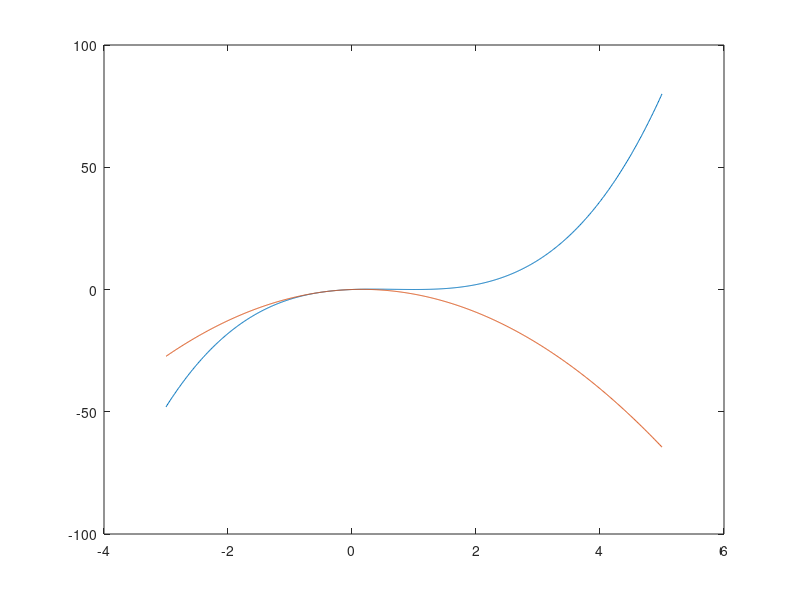
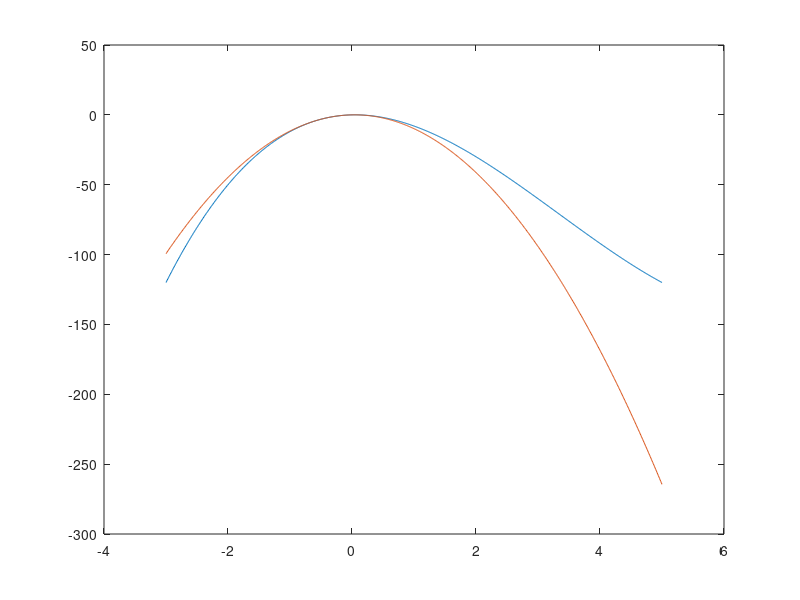

MATLAB code to generate these figures, in order:
% % delta0 = zeros(9,1);
% % delta1 = zeros(9,1);
% % count = 0;
% % for n = 10:10:100
% %     count = count + 1;
% %     A = eye(n);
% %     A(:,n) = 1;
% %     for i = 1 : n
%         for j = 1 : (i-1)
% %             A(i,j) = -1;
% %         end
% %     end
% %     b = zeros(n,1);
% %     result = zeros(n,1);
% %     for i = 1 : n
% %         b(i) = (i-1)/n;
% %         result(i) = -1/n;
% %     end
% %     b(n) = 1;
% %     result(n) = 1/n;
% % 
% %     [LR,p] = LR_Decomp(A);
% %     x = LR_Solve(LR,p,b);
% %     x1 = lr_nachiteration(A,LR,p,b,10);
% %     delta0(count) = norm(x-result)/norm(result);
% %     delta1(count) = norm(x1-result)/norm(result);
% % end
% % N = 10:10:100;
% % figure
% % semilogy(N,delta0);
% % hold on
% % semilogy(N,delta1);
% % legend('delta0','delta1');
% % 
% % n = 3;
% % p = 1:n;
% % M = n*mod(p'+p-(n+3)/2,n) + mod(p'+2*p-2,n) + 1;
% 
% 
% 
% % bg = [0 0 85] ;
% % fg = [255 255 255];
% % sz = get(0,'screensize');
% % rand('state',0)
% % X = finitefern(500000,sz(4),sz(3));
% % d = fg - bg;
% % R = uint8(bg(1) + d(1)*X);
% % G = uint(bg(2) + d(2)*X);
% % B = uint(bg(3) + d(3)*X);
% % F = cat(3,R,G,B);
% % % imwrite(F,'myfern.png','png','bitdepth',8);
% % 
% % 
% % A = [21,-51,86;0,-25,62;28,32,-77]
% % res = houseQR(A)
% % G1 = [3/5 0 4/5; 0 1 0;-4/5 0 3/5]
% % G2 = [1 0 0; 0 -5/13 12/13; 0 -12/13 -5/13]
% % G2*G1*A
% % 
% % format long;
% % [K,T] = arrhenius_data();
% % R = 8.314;
% % E1 = 2.75e5;
% % A1 = arrhenius_A(K,T,E1);
% % [A2,E2] = arrhenius_AE(K,T);
% % 
% % plot(T,K,'.');
% % hold on;
% % f1 = arrayfun(@(x) A1*exp(-E1/(R*x)),T);
% % f2 = arrayfun(@(x) A2*exp(-E2/(R*x)),T);
% % plot(T,f1);
% % plot(T,f2);
% % xlabel('T');
% % ylabel('K');
% % legend('data','f1','f2');
% % figure(2);
% % semilogy(T,K,'.');
% % hold on;
% % semilogy(T,f1);
% % semilogy(T,f2);
% % xlabel('T');
% % ylabel('K');
% % legend('data','f1','f2');
% % figure(3);
% % T1 = arrayfun(@(x) 1000/x,T);
% % semilogy(T1,K,'.');
% % hold on;
% % semilogy(T1,f1);
% % semilogy(T1,f2);
% % xlabel('1000/T');
% % ylabel('K');
% % legend('data','f1','f2');
% % 
% % norm(K-f1)^2
% % norm(K-f2)^2
% 
% 
% % x = 0 : 1 : 10;
% % y = 0 : 0.1 : 10;
% % z1 = sin(2*3*pi/5*x);
% % z2 = sin(2*3*pi/5*y);
% % plot(x,z1,'o');
% % hold on
% % plot(y,z2);
% % %
% % z3 = sin(-2*2*pi/5*x);
% % hold on;
% % plot(x,z3,'*');
% % plot(y,z4);
% 
% % n = 4
% % A = magic(n)
% % p = randperm(n)
% % q = randperm(n)
% % A = A(p,q)
% % sum(A)
% % sum(A')'
% % sum(diag(A))
% % sum(diag(flipud(A)))
% % rank(A)
% 
% 
% % A = [3,7;0,12;4,1]
% % b = [10;1;5]
% % QR = houseQR(A)
% % [x,res] = houseQR_Solve(QR,b)
% 
% % 
% % delta = 1e-6;
% % A = [sqrt(2),sqrt(2);sqrt(2)+delta, sqrt(2);delta,0;0,delta]
% % b = [2*sqrt(2);2*sqrt(2)+delta;delta;delta]
% % QR = houseQR(A)
% % [x,res] = houseQR_Solve(QR,b)
% % norm(A*x-b)
% % x1 = A\b
% % 
% % Loes = [1;1]
% % norm(Loes - x)/norm(Loes)
% % x2 = (A'*A)\(A'*b)
% % norm(Loes - x2)/norm(Loes)
% 
% 
% % N = 7;
% % N1 = 2;
% % index = floor(N/2);
% % k = -index : index;
% % A = k;
% % for i = 1 : N
% %     if k(i) ~= 0
% %         A(i) = 1/N*(sin(2*pi*k(i)*(N1 + 1/2)/N)/sin(pi*k(i)/N))^2;
% %     end
% % end
% % A(index + 1) = (2*N1+1)^2/N;
% % x = -index : index;
% % y = x;
% % for j = 1 : N
% %     sum = 0;
% %     for i = (index + 2) : N
% %         sum = sum + A(i) * 2 * cos(2*pi/N*k(i)*x(j));
% %     end
% %     sum = sum + A(index + 1);
% %     y(j) = sum;
% % end
% % 
% % k = 1;
% % X = (-index - k * N) : (index + k * N);
% % Y = repmat(y,1,(2*k+1));
% % 
% % 
% % stem(X,Y);
% 
% % a = 0.7
% % bb = [1, -a]; %-- Filter Coefficients
% % ww = -2*pi:(pi/100):2*pi; %-- omega hat
% % HH = freqz(1,bb, ww); %<--freekz.m is an alternative
% % subplot(2,1,1);
% % plot(ww, abs(HH))
% % subplot(2,1,2);
% % plot(ww, angle(HH))
% % xlabel('Normalized Radian Frequency')
% 
% % A = [2 1;1 2]
% % theta = [0:2*pi/50:2*pi];
% % circle = [cos(theta);sin(theta)];
% % ellipse = A*circle;
% % axis([-4 4 -4 4]); axis('square')
% % plot(circle(1,:),circle(2,:),ellipse(1,:),ellipse(2,:))
% 
% % figure(2)
% % H = [ -6 -6 -7 0 7 6 6 -3 -3 0 0 -6;-7 2 1 8 1 2 -7 -7 -2 -2 -7 -7]
% % A = [0,1;1,0];
% % HH = A * H;
% % x = HH(1,:)'; y = HH(2,:)';
% % axis([-10 10 -10 10]);axis('square')
% % plot(x,y,'o',x,y,'-')
% 
% 
% 
% % alpha = -1/3;miu = 2 * 4*pi*1e-7;epsilon = 8*8.854*1e-12;
% % omega = 1e08;
% % temp = ((alpha/omega)^2/(miu*epsilon/2)+1)
% % beta = omega*sqrt((miu*epsilon/2*(temp + 1)))
% % thet = sqrt(temp^2 - 1)
% % sqrt(miu/epsilon)/sqrt(temp)
% % atan(thet)/2 * 180 / pi
% 
% 
% % N = 10;
% % Res = zeros(N + 1,5);
% % a0 = 2.5;
% % a_prev = a0;
% % a_pp = a_prev;
% % a = sqrt(5);
% % Res(1,1) = a0;
% % Res(1,5) = a - a0;
% % for i = 2 :  (N + 1)
% % %     a_next = 1 + a_prev - 1/5 * a_prev^2;
% %     a_next = 1/2*(a_prev + 5/a_prev);
% %     Res(i,1) = a_next;
% %     if i > 2 
% %         Res(i,2) = (a_next - a_prev)/(a_prev - Res(i-2,1));
% %         Res(i,3) = Res(i,2)/(1 - Res(i,2)) * (a_next - a_prev);
% %     end
% %     Res(i - 1, 4) = a_next - a_prev;
% %     Res(i,5) = a - a_next;
% %     a_prev = a_next;
% % end
% % Res
% 
% % a0 = 1.2;
% % a1 = atan(2*a0);
% % a_prev= a0;
% % a = a1;
% % L = 2/5;
% % err = L/(1 - L) * (a - a_prev);
% % while err > 1e-4
% %     a_prev = a;
% %     a = atan(2 * a_prev);
% %     err = L/(1 - L) * (a - a_prev);
% %     disp(a);
% %     disp(err);
% % end
% % 
% % x0 = 4;
% % x_prev = x0;
% % f = @(x) cos(x) + exp((x - pi)^2);
% % df = @(x) -sin(x) + 2*(x - pi)*exp((x - pi)^2);
% % for i = 1 : 3
% %     
% %     x_ne = x_prev - 2 * f(x_prev)/df(x_prev);
% %     x_prev = x_ne
% %     f(x_ne)
% % end
% 
% % delta_t = 0.15;
% % f1 = @(t) t;
% % f2 = @(t) exp(t);
% % f3 = @(t) t^3;
% % f4 = @(t) sin(t);
% % A = zeros(6,3);
% % AHat = zeros(6,4);
% % x = [1.2,0.6,0.6]'
% % xHat = [1.2,0.6,1.6,0.9]'
% % b = zeros(6,1);
% % bHat = zeros(6,1);
% % for i = 1 : 6
% %     A(i,:) = [f1(delta_t*i),f2(delta_t*i),f3(delta_t*i)];
% %     AHat(i,:) = [f1(delta_t*i),f2(delta_t*i),f3(delta_t*i),f4(delta_t*i)];
% %     b(i,1) = x(1)*f1(delta_t * i) + x(2) * f2(delta_t * i) + x(3) * f3(delta_t * i);
% %     bHat(i,1) = xHat(1)*f1(delta_t * i) + xHat(2) * f2(delta_t * i) + xHat(3) * f3(delta_t * i) + xHat(4) * f4(delta_t * i);
% % end
% % A
% % AHat
% % A*x - b
% % AHat * xHat - bHat
% % cond(A)
% % cond(AHat)
% % 
% % delta_b1 = 1e-2 * [1,0,-1,-1,-0.5,1]'
% % delta_b2 = 1e-2 * [-1,1,1,-0.5,-2,1]'
% % b = b + delta_b1
% % bHat = bHat + delta_b2
% % xnew = A\b
% % xnew = (A'*A)\(A'*b)
% % 
% % xHatnew = (AHat'* AHat)\(AHat' * bHat)
% % rel1 = norm(x - xnew)/norm(x)
% % rel2 = norm(xHat - xHatnew)/norm(xHat)
% % 
% % [U,S,V] = svd(A)
% % [UHat,SHat,VHat] = svd(AHat)
% % 
% % b_cord = U\delta_b1
% % bHat_cord = UHat\delta_b2
% 
% 
% 
% x = 0: 0.01 : 3;
% % y = x.^4 - x -1;
% % z = x * 0;
% % plot(x,y,x,z)
% f1 = @(x) x^4 - 1;
% f2 = @(x) (x + 1)^(1/4);
% f3 = @(x) (3*x^4 + 1)/(4*x^3 - 1);
% % x0 = 0.9;
% % y1 = zeros(1,10);
% % y2 = zeros(1,10);
% % y3 = zeros(1,10);
% % y1(1) = x0;
% % y2(1) = x0;
% % y3(1) = x0;
% % for i = 1 : 9
% %     y1(i + 1) = f1(y1(i)); 
% %     y2(i + 1) = f2(y2(i)); 
% %     y3(i + 1) = f3(y3(i)); 
% % end
% % y1
% % y2
% % y3
% 
% % syms F2(x) F3(x)
% % F2(x) = (x + 1)^(1/4);
% % df2 = diff(F2,x);
% % F3(x) = (3*x^4 + 1)/(4*x^3 - 1);
% % df3 = diff(F3,x);
% % L2 = abs(eval(df2(1.2207)))
% % L22 = abs(eval(df2(0.9)))
% % L3 = abs(eval(df3(1.2207)))
% % L33 = abs(eval(df3(0.9)))
% % y2_Ak = zeros(1,10);
% % y2_diff = zeros(1,10);
% % y3_Ak = zeros(1,10);
% % y3_diff = zeros(1,10);
% % 
% % for i = 3 : 10
% %     
% %     y2_Ak(i) = (y2(i)-y2(i-1)) / (y2(i-1) - y2(i-2));
% %     y2_diff(i) = y2_Ak(i)/(1 - y2_Ak(i)) * (y2(i) - y2(i-1));
% %     y3_Ak(i) = (y3(i) - y3(i-1)) / (y3(i-1) - y3(i-2));
% %     y3_diff(i) = y3_Ak(i)/(1 - y3_Ak(i)) * (y3(i) - y3(i-1));
% %     
% % end
% % semilogy([3:10],y2_Ak(3:10))
% % semilogy([3:10],y3_Ak(3:10))
% 
% % f = @(x) cos(x)*cosh(x) + 1
% % x0 = 2.25;
% % f1 = @(x) -sin(x)*cosh(x) + cos(x)*sinh(x)
% % x1 = zeros(1,5);
% % x2 = zeros(1,5);
% % x1(1) = x0;
% % x2(1) = x0;
% % for i = 2 : 5
% %     x1(i) = x1(i-1) - f(x1(i-1))/f1(x1(i-1));
% %     x2(i) = x2(i-1) - f(x2(i-1))/f1(x2(i-1)) - 1/(2*(f1(x2(i-1)))^2) * (f(x2(i-1)))^2;
% % end
% % x1
% % x2
% 
% % x0 = [1;1]
% % F = @(x1,x2) [f1(x1,x2);f2(x1,x2)]
% % b = F(x0(1),x0(2))
% % dF = diff(F,[x1,x2])
% 
% 
% 
% % 
% % %CN01.m
% % 
% % % V/I connections for a resistor, capacitor and inductor
% % % Finite Difference Method for circuit anlysis
% % 
% % % Ian Cooper
% % % email: ian.cooper@sydney.edu.au
% % % School of Physics, University of Sydney
% % 
% % % DOING PHYSICS WITH MATLAB 
% % %    http://www.physics.usyd.edu.au/teach_res/mp/mphome.htm
% % % 180121
% % 
% % clear all
% % close all
% % clc
% % 
% % % INPUTS: S.I. UNITS ====================================================
% %   R = 1.0e3;
% %   C = 1e-6;
% %   L = 10e-3;
% %   IR = 0.10;
% %   IC = 0.10;
% %   VL = 10;
% %   f = 1e3;
% %   N = 200;
% % 
% % % CALCULATIONS ==========================================================  
% %   T = 1/f;
% %   w = 2*pi*f;
% %   tMax = 2*T;
% %   t = linspace(0,tMax,N);
% %   dt = t(2)-t(1);
% %   
% %   iR = IR.*cos(w*t);
% %   vR = R .* iR;
% %   
% %   kC = 2*dt/C;
% %   iC = IC.* cos(w*t);
% %   vC = zeros(1,N);
% %   vC(2) = vC(1)+(dt/C)*iC(1);
% %   
% %   kL = 2*dt/L;
% %   vL = VL .* sin(w*t);
% %   iL = zeros(1,N);
% %   iL(2) = iL(1)+(dt/L)*vL(1);
% % 
% % for c = 3 : N-1
% %  vC(c) = vC(c-2) + kC*iC(c-1);
% %  iL(c) = iL(c-2) + kL*vL(c-1);
% %  %iL(c) = iL(c-1)+(dt/L)*vL(c-1);
% % end
% %  
% %  iL = iL - max(iL)/2;   % not sure why need to shift the current
% %  
% % % Peak values /Impedances / reactances
% %   VR = max(vR);
% %   IR = max(iR);
% %   VC = max(vC);
% %   IC = max(iC);
% %   VL = max(vL);
% %   IL = max(iL);
% % 
% %   ZR = VR/IR;        % resistance
% %   ZC = VC/IC;        % capacitive reactance
% %   ZL = VL/IL;        % inductive reactance
% % 
% % % Theorteical values for impedance
% %   ZR_T = VR/IR;
% %   ZC_T = 1/(w*C);
% %   ZL_T = w*L;
% % 
% % 
% % % =====================================================================
% % %   DISPLAY RESULTS
% % % =====================================================================
% %      fprintf(' input frequency    f =  %3.2f   Hz \n',f);
% %      disp('  ') 
% % disp(' RESISTOR  ');
% %      fprintf(' resistance   R =  %3.2f   ohms \n',R);
% %      fprintf(' peak voltage VR =  %3.2f  V  \n',VR);
% %      fprintf(' peak current IR =  %3.2f  mA  \n',1e3*IR);
% %      fprintf(' impedance    ZR =  %3.2f  ohms  \n',ZR);
% %      fprintf(' theoretical impedance ZR_T =  %3.2f ohms \n',ZR_T);
% %      disp('  ') 
% % disp('  CAPACITOR  ');
% %      fprintf(' capacitance  C =  %3.2e  F \n',C);
% %      fprintf(' peak voltage VC =  %3.2f  V  \n',VC);
% %      fprintf(' peak current IC =  %3.2f  mA  \n',1e3*IC);
% %      fprintf(' impedance    ZC =  %3.2f  ohms  \n',ZC);
% %      fprintf(' theoretical impedance ZC_T =  %3.2f ohms \n',ZC_T);
% %      disp('  ') 
% % disp('  INDUCTOR  ');
% %      fprintf(' inductance   L =  %3.2e  H \n',L);
% %      fprintf(' peak voltage VL =  %3.2f  V  \n',VL);
% %      fprintf(' peak current IL =  %3.2f  mA  \n',1e3*IL);
% %      fprintf(' impedance    ZL =  %3.2f  ohms  \n',ZL);
% %      fprintf(' theoretical impedance ZL_T =  %3.2f ohms \n',ZL_T);
% %      
% % % ======================================================================
% % % GRAPHICS
% % % ======================================================================
% % 
% % figure(1)    % RESISTOR ------------------------------------------------
% %    FS = 14;
% %    pos = [0.07 0.05 0.28 0.32];
% %    set(gcf,'Units','normalized');
% %    set(gcf,'Position',pos);
% %    set(gcf,'color','w'); 
% %       
% %    yyaxis left 
% %    xP = 1e3.*t; yP = vR;
% %    plot(xP,yP,'b','linewidth',2');
% %    grid on
% %    xlabel('time  t  [ms]');
% %    ylabel('v_R  [ V ]');
% %    
% %    
% %    ax = gca;
% %    ax.YAxis(1).Color = 'b';
% %    set(gca,'fontsize',FS);
% %    set(gca,'xLim',[0 1e3*max(t)]);
% %    
% %    yyaxis right
% %    xP = 1e3.*t; yP = iR.*1e3;
% %    plot(xP,yP,'r--','linewidth',2');
% %    ylabel('i_R  [ mA ]');
% %    ax = gca;
% %    ax.YAxis(2).Color = 'r';
% %    
% %    tm  = ' RESISTOR: voltage and current in phase'; 
% %    title(tm,'fontweight','normal','fontsize',12);
% % 
% % 
% % figure(2);  % CAPACITOR -------------------------------------------------
% %    FS = 14;
% %    pos = [0.37 0.05 0.28 0.32];
% %    set(gcf,'Units','normalized');
% %    set(gcf,'Position',pos);
% %    set(gcf,'color','w'); 
% %       
% %    yyaxis left 
% %    xP = 1e3.*t; yP = vC;
% %    plot(xP,yP,'b','linewidth',2');
% %    grid on
% %    xlabel('time  t  [ms]');
% %    ylabel('v_C  [ V ]');
% %     
% %    ax = gca;
% %    ax.YAxis(1).Color = 'b';
% %    set(gca,'fontsize',FS);
% %    set(gca,'xLim',[0 1e3*max(t)]);
% %    
% %    yyaxis right
% %    xP = 1e3.*t; yP = 1e3.*iC;
% %    plot(xP,yP,'r','linewidth',2');
% %    ylabel('i_C  [ mA ]');
% %    ax = gca;
% %    ax.YAxis(2).Color = 'r';
% %    
% %    tm  = ' CAPACITOR: voltage phase lags current phase by \phi = -\pi / 2 rad'; 
% %    title(tm,'fontweight','normal','fontsize',12);
% % 
% % figure(3);   % INDUCTOR --------------------------------------------------
% %    FS = 14;
% %    pos = [0.67 0.05 0.28 0.32];
% %    set(gcf,'Units','normalized');
% %    set(gcf,'Position',pos);
% %    set(gcf,'color','w'); 
% %       
% %    yyaxis left 
% %    xP = 1e3.*t; yP = vL;
% %    plot(xP,yP,'b','linewidth',2');
% %    grid on
% %    xlabel('time  t  [ms]');
% %    ylabel('v_L  [ V ]');
% %     
% %    ax = gca;
% %    ax.YAxis(1).Color = 'b';
% %    set(gca,'fontsize',FS);
% %    set(gca,'xLim',[0 1e3*max(t)]);
% %    
% %    yyaxis right
% %    xP = 1e3.*t; yP = 1e3.*iL;
% %    plot(xP,yP,'r','linewidth',2');
% %    ylabel('i_L  [ mA ]');
% %    ax = gca;
% %    ax.YAxis(2).Color = 'r';
% %    
% %    tm  = ' INDUCTOR: voltage phase leads current phase by \phi = +\pi / 2 rad'; 
% %    title(tm,'fontweight','normal','fontsize',12);
% %    
% % figure(4)   % RESISTOR I/V curve ----------------------------------------
% %    FS = 14;
% %    pos = [0.07 0.45 0.28 0.32];
% %    set(gcf,'Units','normalized');
% %    set(gcf,'Position',pos);
% %    set(gcf,'color','w'); 
% %         
% %    xP = vR; yP = 1e3.* iR;
% %    plot(xP,yP,'b','linewidth',2');
% %    grid on
% %    xlabel('v_R [ V ]');
% %    ylabel('I_R  [ mA ]');
% %    set(gca,'fontsize',FS);
% %    %set(gca,'xLim',[0 1e3*max(t)]);
% %    tm = 'RESISTOR';
% %    title(tm,'fontweight','normal','fontsize',12);
% %    
% %  figure(5)   % CAPACITOR I/V curve ----------------------------------------
% %    FS = 14;
% %    pos = [0.37 0.45 0.28 0.32];
% %    set(gcf,'Units','normalized');
% %    set(gcf,'Position',pos);
% %    set(gcf,'color','w'); 
% %         
% %    xP = vC; yP = 1e3.* iC;
% %    plot(xP,yP,'b','linewidth',2');
% %    grid on
% %    xlabel('v_C [ V ]');
% %    ylabel('I_C  [ mA ]');
% %    set(gca,'fontsize',FS);
% %    %set(gca,'xLim',[0 1e3*max(t)]);
% %    tm = 'CAPACITOR';
% %    title(tm,'fontweight','normal','fontsize',12);  
% %    
% % figure(6)   % INDUCTOR I/V curve ----------------------------------------
% %    FS = 14;
% %    pos = [0.67 0.45 0.28 0.32];
% %    set(gcf,'Units','normalized');
% %    set(gcf,'Position',pos);
% %    set(gcf,'color','w'); 
% %         
% %    xP = vL; yP = 1e3.* iL;
% %    plot(xP,yP,'b','linewidth',2');
% %    grid on
% %    xlabel('v_L [ V ]');
% %    ylabel('I_L  [ mA ]');
% %    set(gca,'fontsize',FS);
% %    %set(gca,'xLim',[0 1e3*max(t)]);
% %    tm = 'INDUCTOR';
% %    title(tm,'fontweight','normal','fontsize',12);
% %    
% %    
% 
% 
% 
% % f1 = @(x,y) x^3 - 3*x*y^2 - 1;
% % f2 = @(x,y) 3*x^2*y - y^3;
% 
% % x = linspace(-1,1,1000);
% % y = linspace(-1,1,1000);
% % [X,Y] = meshgrid(x,y);
% % figure(1)
% % Z = (X.^3 - 3*X.*Y.^2 - 1).^2 + (3*X.^2.*Y - Y.^3).^2;
% % contour(X,Y,Z,50)
% % figure(2)
% % mesh(X,Y,Z)
% 
% 
% N = 24;
% h = 2/N;
% count = 100;
% figure;
% hold on;
% axis([-2,2,-2,2]);
% % red --- (0.8,0.1)
% % green --- (-0.5,0.8)
% % blue  ---- (-0.5,-0.8)
% for i = -N : N
%     x1 = i * h;
%     for j = -N : N
%         x2 = j * h;
%         x0 = [x1;x2];
%         if  x1 ~= 0 || x2 ~= 0
%             [x,iter] = newton(x0,10^-8,count);
%             if iter < count
%                 if x(1) > 0
%                     plot(x0(1),x0(2),'.','markersize',9,'color','red');
%                 elseif x(2) > 0
%                     plot(x0(1),x0(2), '.','markersize',9,'color', 'green');
%                 else 
%                     plot(x0(1),x0(2), '.','markersize',9,'color','blue');
%                 end
%             end
%             hold on;
%             drawnow;
%         end
%     end
% end
% 
% 
% % if x(2) < 0, form = '.r' .. at the end plot(x(1),x(2), '.r')
% 
%             
%           

% 
% N = 4;
% A = [1 0 0 N; 0 1 0 2*N; 0 0 1 3*N]
% B = A * A'
% 
% t = 0 : 0.01 : 10;
% A = 4;
% fc = 2;
% u = A * cos(2*pi*fc*t);
% kp = 20;
% kf = 20;
% a = 1;
% fm = 0.1;
% m = square(t*(0.2*pi));
% y = t .* (t < 5) + (10 - t).*(t >= 5);
% figure(1);
% plot(t,m);
% up = A * cos(2*pi*fc*t + kp * a * m);
% uf = A * cos(2*pi*fc*t + kf * a * y);
% subplot(2,1,1);
% plot(t,up);
% subplot(2,1,2);
% plot(t,uf);
% alpha = 0.905;
% JF = [2 + alpha/sqrt(alpha + 0.2^2); 2 + alpha/sqrt(alpha + 0.4^2);
%  2 + alpha/sqrt(alpha + 0.6^2);2 + alpha/sqrt(alpha +0.8^2);2 + alpha/sqrt(alpha + 1)^2]
% F = [ 2 * alpha + sqrt(alpha^2 + 0.2^2) - 1.55;
%   2 * alpha + sqrt(alpha^2 + 0.4^2) - 1.65;
%   2 * alpha + sqrt(alpha^2 + 0.6^2) - 1.8;
%   2 * alpha + sqrt(alpha^2 + 0.8^2) - 1.95;
%   2 * alpha + sqrt(alpha^2 + 1^2) - 2.1]
% A = JF' * JF
% b = -JF' * F

% A = [8,2,-2,1;2,9,2,9;-2,2,4,5;1,9,5,12]
% eig(A)

% format long
% A = [1 1; exp(1/2),1; exp(1),1]
% b = [-0.4,0.7,2.5]'
% A\b

% format rat
% A = [0.5,1.5,1.5;1,3,1;0,2,0]
% b = [10,5,6]'
% [U,V,p] = lu(A)
% x = A\b
% 
% x = -20:0.01:20;
% y = 2*cos(1/3*x);
% f1 = @(x) 2*cos(1/3*x);
% h1 = plot(x,y);
% hold on
% h2 = plot(x,x);
% x0 = 4;
% h3 = plot(x0,f1(x0),'o');
% for k = 1 : 10
%     x1 = f1(x0);
%     pause(0.2);
%     delete(h3);
%     h3 = plot(x1,f1(x1),'o');
%     x0 = x1;
% end
    
% p = 0.5;
% [X,Y] = meshgrid(-1:0.01:1);
% T = abs((X.^2 + Y.^2)).^p;
% Z = X./T;
% W = Y.*sin(1./X);
% U = X.*Y./(X.^2+Y.^2+eps);
% O = (X+Y).*sin(1./(X+eps)).*sin(1./(eps+Y));
% mesh(X,Y,O);
% 
% p = 0.85
% n = 6
% delta = (1-p)/n
% i = [2 3 4 4 5 6 1 6 1]
% j = [1 2 2 3 3 3 4 5 6]
% 
% G = sparse(i,j,1,n,n)
% full(G)
% c = full(sum(G))
% 1./c'
% D = spdiags(1./c',0,n,n)
% full(D)
% I = speye(6)
% x = (I - p*G*D)\(delta*e)
% A = p*G*D + delta
% x = (I-A)\e
% x = x/sum(x)
% e = ones(n,1);
% A = spdiags([e -2*e 3*e], -1:1, n, n)





% 
% 
% A = [1 2 3;4 5 6;7 8 9]
% b = [1 3 5]'
% det(A)
% x = A\b

% A = [2 -1 0 0 0 0 ; -1 2 -1 0 0 0; 0 -1 2 -1 0 0; 0 0 -1 2 -1 0; 0 0 0 -1 2 -1; 0 0 0 0 -1 2]
% x0 = 1/sqrt(1+4+9+16+25+36)*[1 2 3 4 5 6]'
% tol = 1e-10
% lambda0 = max(eig(A)); % groesster Eigenwert von A
% figure(5)
% hold on
% [lambda,x,k,v] = directVecIter(A,x0,tol,lambda0)
% plot(v);
% figure(6)
% hold on
% [lambda1,x1,k1,v1] = directVecIter(A,x0,1e-1,lambda0)
% [lambda2,x2,k2,v2] = inverseVecIter(A,x1,lambda1,tol,lambda0,k1,v1)
% plot(v2);
% figure(7)
% semilogy(abs(v2));

% A = [6,1,1,2;3,3,1,4;3,1,-4,2;1,2,3,6]
% v1 = [3,3]'+[3*sqrt(2),0]'
% Qv1 = eye(2) - 2*v1*v1'/(v1'*v1)
% Q1 = blkdiag(1,Qv1)
% AA = Q1*A*Q1
% [Q,R] = qr(AA)
% R*Q

% A = magic(10)
% s = Spektrum(A,1e-12)
% eig(A)

% V = zeros(3,22);
% for i = 4 : 1 : 25
%     
%     B = matrixB(i)
%     v = eig(B)
%     w = sort(v)
%     w1 = w(1:3)
%     V(1:3,i) = w1;
% end
% 
% plot(V') % the column of V' is the x -axis in which case is the n 
% % the row is the data at each index n (the n value on the x axis)
% xlim([4,26])
% 
% [V,D] = eig(matrixB(50));
% 
% eig_value = diag(D);
% [asort,ind] = sort(eig_value);
% Msort = V(:,ind);



% n = 36;
% temp = ones(n,1);
% A = diag(4*temp) - diag(1*temp(1:(n-1),1),-1)-diag(temp(1:(n-1),1),1) - diag(temp(1:(n-6),1),6) - diag(temp(1:(n-6),1),-6)
% b = [
%     20
%     10
%     10
%     10
%     10
%     20
%     10
%      0
%      0
%      0
%      0
%     10
%     10
%      0
%      0
%      0
%      0
%     10
%     10
%      0
%      0
%      0
%      0
%     10
%     10
%      0
%      0
%      0
%      0
%     10
%     20
%     10
%     10
%     10
%     10
%     20]
% x0 = zeros(n,1);
% r = b - A * x0;
% d = r;
% for k = 1 : 12
%     alpha = norm(r)^2 / ((A*d)'*d);
%     x_temp = x0 + alpha * d;
%     r_temp = r - alpha * A * d;
%     beta = norm(r_temp)^2 / norm(r)^2;
%     d = r_temp + beta * d;
%     r = r_temp;
%     x0 = x_temp;
% end
% x0
% x = A\b
% 
% norm(x-x0)/norm(x)
% 
% 
% dif = A*x0 - b
% 
% v = 10 * ones(36,1)
% result = A * v
% diff = A * v - b


% f = @(x) x.^2 + 2*x + x.^3 % 2/5*(5/2*x^3 - 3/2*x) + 2/3*(3/2*x^2 - 1/2) + 3/5*x+2*x + 1/3
% % = 2/5 * phi3 + 2/3 * phi2 + 2.6 * phi1 + 1/3
% u = legendreL2Approximation(20,f);
% 
% v = monomL2Approximation(5,f)
% 
% u = [1,2,1]'
% x = [0,1]'
%  y = legrendrePolynom(u,x)
% L = [10,50,100];
% f1 = @(x) abs(x)
% for i = 1 : 3
%     figure(i);
% 
%     subplot(2,1,1);    
%     hold on;
%     pnM = monomL2Approximation(L(i),f1);
%     pnL = legendreL2Approximation(L(i),f1);
%     fplot(f1,[-1,1],'color','blue');
%     
%     fplot(@(x)(monomPolynom(pnM,x)),[-1,1],'color','magenta');
%     x = 
%     subplot(2,2,1);
%     hold on;
%     fplot(f1,[-1,1],'color','blue');
%     fplot(@(x)(legrendrePolynom(pnL,x)),[-1,1],'color','cyan');
%     legend('f(x)','monom','legendre');
% end

   
% u = [-1 2 3 -2 0 1 2]
% v = [2 4 -1 1]
% w = conv(u,v,'same')
% w = conv(u,v)
% 
% a = [2,1,3]'
% b = [1,0]'
% c = conv(a,b)

% c = Legendre_poly(4)
% d = Tscheby_poly(4)

% c0 = [0,1]';
% c0 = [0;c0(:,1)]
% f1 = @(x) (35*x.^3 - 30*x.^2 +3*x - 1)
% L2_BN(f1,3)


% f2 = @(x) (8*x.^4 - x)
% L2c_BN(f2,4)

% f = @(x) x.^6 - 1;
% p5 = L2_BN(f,5);
% p5_tild = L2c_BN(f,5);
% temp = zeros(7,1);
% temp(1) = 1;
% 
% p5_hat = -(2.^(-5)).*Tscheby_poly(6);
% p5_hat(1) = p5_hat(1) +1;
% p5_hat(7) = p5_hat(7) -1;
% figure(1)
% x = -1:0.01:1;
% plot(x,f(x))
% hold on
% plot(x,polyval(p5,x));
% plot(x,polyval(p5_tild,x));
% plot(x,polyval(p5_hat,x));
% legend('f','L_2 approximation','L_{2c} approximation','Maximum approximation')
% 
% res1 = max(abs(f(x) - polyval(p5_tild,x)));
% res2 = max(abs(f(x) - polyval(p5_hat,x)));

x = -3 : 0.01 : 5;
p = [1,-2,1,0];
p1 = [-11/4,55/64,-1/256];
plot(x,polyval(p,x));
hold on
plot(x,polyval(p1,x));

q = [1,-10,1,0];
q1 = [-43/4,55/64,-1/256];
figure
plot(x,polyval(q,x));
hold on
plot(x,polyval(q1,x));